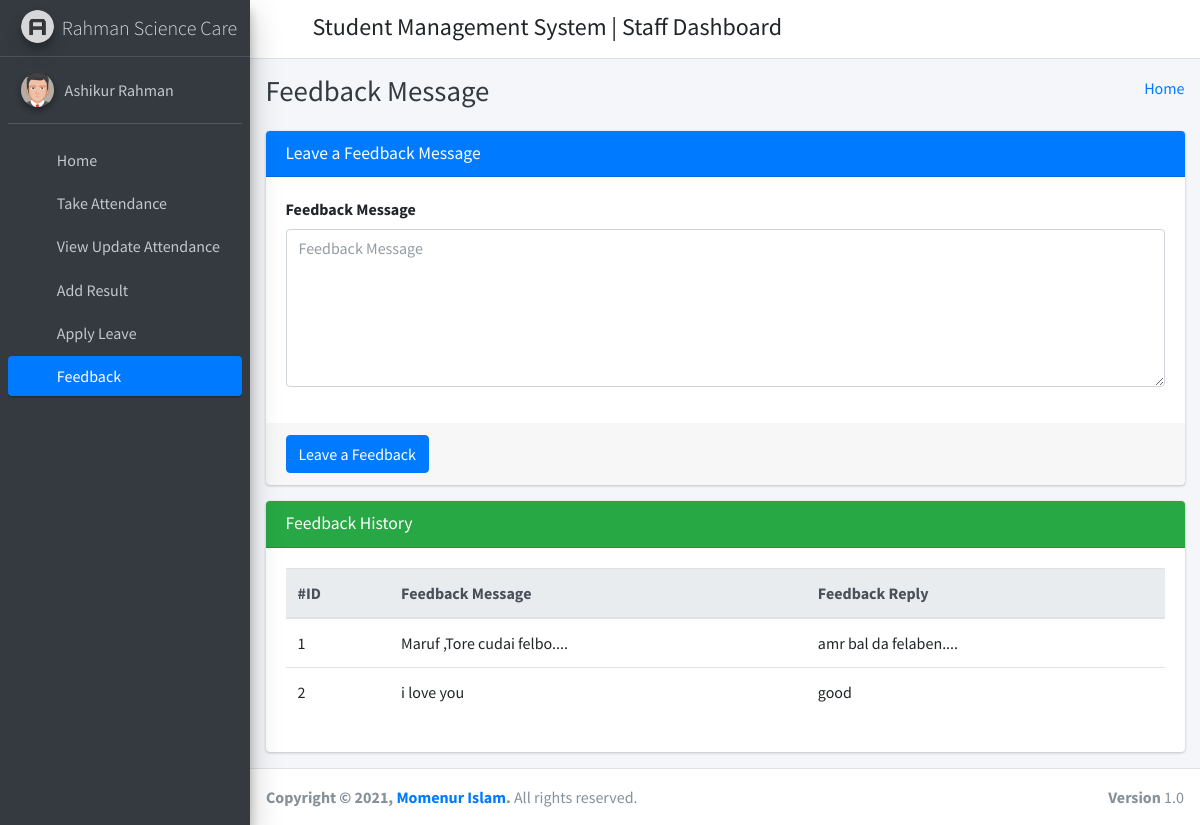
The app's page /staff_feedback/ (signed in) with its own data.
### student_management_app/models.py (models this page shows)
class CustomUser(AbstractUser):
    user_type_data = ((1, "HOD"), (2, "Staff"), (3, "Student"))
    user_type = models.CharField(default=1, choices=user_type_data, max_length=10)

class FeedBackStaffs(models.Model):
    id = models.AutoField(primary_key=True)
    staff_id = models.ForeignKey(Staffs, on_delete=models.CASCADE)
    feedback = models.TextField()
    feedback_reply = models.TextField()
    created_at = models.DateTimeField(auto_now_add=True)
    updated_at = models.DateTimeField(auto_now=True)
    objects = models.Manager()

### student_management_app/StaffViews.py (the view)
# urls.py: path('staff_feedback/', StaffViews.staff_feedback, name="staff_feedback"),
def staff_feedback(request):
    staff_obj = Staffs.objects.get(admin=request.user.id)
    feedback_data = FeedBackStaffs.objects.filter(staff_id=staff_obj)
    context = {
        "feedback_data":feedback_data
    }
    return render(request, "staff_template/staff_feedback_template.html", context)

### student_management_app/templates/staff_template/staff_feedback_template.html (shortened to what this page needs)
{% extends 'staff_template/base_template.html' %}
{% block page_title %}
    Feedback Message
{% endblock page_title %}
{% block main_content %}
{% load static %}
<section class="content">
        <div class="container-fluid">
            <div class="row">
                <div class="col-md-12">
                    <div class="card card-primary">
                    <div class="card-header">
                        <h3 class="card-title">Leave a Feedback Message</h3>
                    </div>
                    <form method="POST" action="{% url 'staff_feedback_save' %}">
                        <div class="card-body">
                            <div class="form-group">
                                <label>Feedback Message </label>
                                <textarea name="feedback_message" class="form-control" rows="6" placeholder="Feedback Message"></textarea>
                            </div>
                        </div>
                        <div class="card-footer">
                        <button type="submit" class="btn btn-primary">Leave a Feedback</button>
                        </div>
                    </form>
                    </div>
                </div>
            </div>
            <div class="row">
                <div class="col-md-12">
                    <div class="card card-success">
                        <div class="card-header">
                            <h3 class="card-title">Feedback History</h3>
                        </div>
                        <div class="card-body">
                           <div class="table-responsive">
                                <table class="table">
                                    <thead class="thead-light">
                                    <tr>
                                        <th>#ID</th>
                                        <th>Feedback Message</th>
                                        <th>Feedback Reply</th>
                                    </tr>
                                    </thead>
                                    {% for row in feedback_data %}
                                    <tr>
                                        <td>{{ row.id }}</td>
                                        <td>{{ row.feedback }}</td>
                                        <td>{{ row.feedback_reply }}</td>
                                    </tr>
                                    {% endfor %}
                                </table>
                            </div>
                        </div>
                    </div>
                </div>
            </div>
        </div>
      </section>
  {% endblock main_content %}

### student_management_app/templates/staff_template/sidebar_template.html (shortened to what this page needs)
{% load static %}
<aside class="main-sidebar sidebar-dark-primary elevation-4">
      <a href="{% url 'staff_home' %}" class="brand-link">
        <img src="{% static 'dist/img/AdminLTELogo.png' %}" alt="AdminLTE Logo" class="brand-image img-circle elevation-3"
            style="opacity: .8">
        <span class="brand-text font-weight-light">Rahman Science Care</span>
      </a>
      <div class="sidebar">
        <div class="user-panel mt-3 pb-3 mb-3 d-flex">
          <div class="image">
            <img src="{% static 'dist/img/user2-160x160.jpg' %}" class="img-circle elevation-2" alt="User Image">
          </div>
          <div class="info">
            <a href="{% url 'staff_profile' %}" class="d-block">{{ user.first_name }} {{ user.last_name }}</a>
          </div>
        </div>
        <nav class="mt-2">
          <ul class="nav nav-pills nav-sidebar flex-column" data-widget="treeview" role="menu" data-accordion="false">
            <li class="nav-item">
              {% url 'staff_home' as staff_home %}
              <a href="{{ staff_home }}" class="nav-link {% if request.path == staff_home %} active {% endif %}">
                <i class="nav-icon fas fa-tachometer-alt"></i>
                <p>
                  Home
                </p>
              </a>
            </li>
            <li class="nav-item">
              {% url 'staff_take_attendance' as staff_take_attendance %}
              <a href="{{ staff_take_attendance }}" class="nav-link {% if request.path == staff_take_attendance %} active {% endif %}">
                <i class="nav-icon fas fa-calendar-plus"></i>
                <p>
                  Take Attendance
                </p>
              </a>
            </li>
            <li class="nav-item">
              {% url 'staff_update_attendance' as staff_update_attendance %}
              <a href="{{ staff_update_attendance }}" class="nav-link {% if request.path == staff_update_attendance %} active {% endif %}">
                <i class="nav-icon fas fa-calendar-alt"></i>
                <p>
                  View Update Attendance
                </p>
              </a>
            </li>
            <li class="nav-item">
              {% url 'staff_add_result' as staff_add_result %}
              <a href="{{ staff_add_result }}" class="nav-link {% if request.path == staff_add_result %} active {% endif %}">
                <i class="nav-icon fas fa-tasks"></i>
                <p>
                  Add Result
                </p>
              </a>
            </li>
            <li class="nav-item">
              {% url 'staff_apply_leave' as staff_apply_leave %}
              <a href="{{ staff_apply_leave }}" class="nav-link {% if request.path == staff_apply_leave %} active {% endif %}">
                <i class="nav-icon fas fa-envelope-open-text"></i>
                <p>
                  Apply Leave
                </p>
              </a>
            </li>
            <li class="nav-item">
              {% url 'staff_feedback' as staff_feedback %}
              <a href="{{ staff_feedback }}" class="nav-link {% if request.path == staff_feedback %} active {% endif %}">
                <i class="nav-icon fas fa-comments"></i>
                <p>
                  Feedback
                </p>
              </a>
            </li>
          </ul>
        </nav>
      </div>
    </aside>

### records on screen
CustomUser: first_name "Ashikur", last_name "Rahman"
FeedBackStaffs: id "1", feedback "Maruf ,Tore cudai felbo....", feedback_reply "amr bal da felaben...."
FeedBackStaffs: id "2", feedback "i love you", feedback_reply "good"
